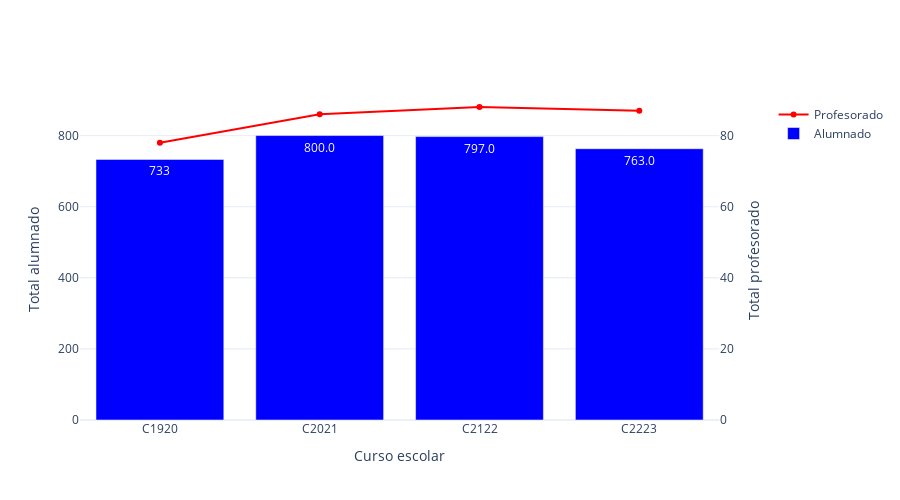

Here is the notebook cell this chart was saved with:
### Code cell
#e1=df.query(f'evaluación == "E1"').groupby('curso').agg({'ratio': 'sum'})['ratio'].values
#e2=df.query(f'evaluación == "E2"').groupby('curso').agg({'ratio': 'sum'})['ratio'].values
#e3=df.query(f'evaluación == "E3"').groupby('curso').agg({'ratio': 'sum'})['ratio'].values
years_aux    = [extra_historic_year] + list(years)       # Vamos a añadir un año extra a la comparativa
students     = [ 733 ] + list(df.query(f'evaluación == "{labels[-1][1]}"').groupby('curso').agg({'ratio': 'sum'})['ratio'].values)             
teachers     = (      78,  86, 88, 87)      # Valores de profesorado extraídos de Tifón: 2011/12:70, 2012/13:68, 2013/14:68, 2015/16:70, 2016/17:69, 2017/18:71, 2018/19:70, 2019/20:78, 2020/21:86, 2021/22:88, 2022/23:87
if EVALUATION == 1:
    myplotly.total_students_teachers_evolution(students, teachers, years_aux)
else:
    students_dam = (      0,   0,   0,  47)      # Estudiantes a resaltar en cada curso (se restan al global)
    myplotly.total_students_teachers_evolution(students, teachers, years_aux, students_diff=(students_dam, 'Estudiantes DAM'))

### Figure 1 — Plotly figure (JSON) as saved in the notebook; plotly's stock layout.template omitted (floating-point values rounded to 4 significant figures)
{"data": [{"hoverinfo": "name+text", "marker": {"color": "blue"}, "name": "Alumnado", "text": ["733", "800.0", "797.0", "763.0"], "type": "bar", "x": ["C1920", "C2021", "C2122", "C2223"], "xaxis": "x", "y": [733, 800, 797, 763], "yaxis": "y"}, {"hoverinfo": "name+text", "marker": {"color": "red"}, "name": "Profesorado", "text": ["78", "86", "88", "87"], "type": "scatter", "x": ["C1920", "C2021", "C2122", "C2223"], "xaxis": "x", "y": [78, 86, 88, 87], "yaxis": "y2"}], "layout": {"barmode": "stack", "height": 500, "width": 900, "xaxis": {"anchor": "y", "autorange": true, "domain": [0, 0.94], "range": [-0.5, 3.5], "title": {"text": "Curso escolar"}, "type": "category"}, "yaxis": {"anchor": "x", "domain": [0, 1], "range": [0, 900], "side": "left", "title": {"text": "Total alumnado"}, "type": "linear"}, "yaxis2": {"anchor": "x", "overlaying": "y", "range": [0, 90], "side": "right", "title": {"text": "Total profesorado"}, "type": "linear"}}}
